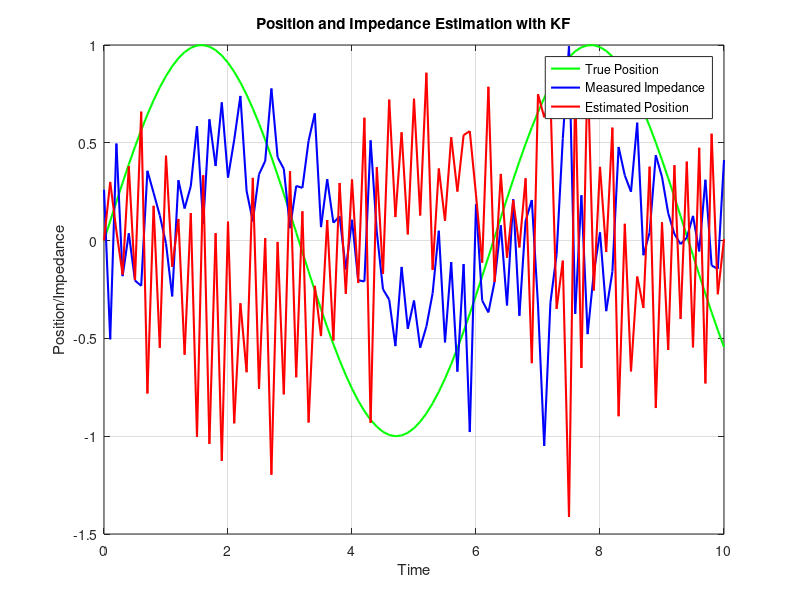

Source code (MATLAB):
%% Theoretical Simulation with Transfer Function and Kalman Filter

% Define Transfer Function H(s) = num(s)/den(s)
num = [1]; 
den = [1 3 2]; 
H = tf(num, den);

% Convert to State-Space Representation
H_ss = ss(H);
[A, B, C, D] = ssdata(H_ss);

% Constants and Initializations
R = 0.1;  % Measurement noise covariance
Q = 0.01; % Process noise covariance
P = 1;    % Initial estimate of position uncertainty
x_est = zeros(2, 1);  % Initial state estimate

% Time vector
t = 0:0.1:10;

% True position (a sine wave for variation) and simulated impedance
true_position = sin(t);
Z_true = lsim(H, true_position, t); % Generating true impedance using the transfer function
Z_meas = Z_true + sqrt(R)*randn(size(Z_true)); % Add measurement noise

% Initialize arrays to store estimated positions
estimated_position = zeros(size(true_position));

% Kalman Filter Loop
for k = 2:length(t)
    % Prediction Step
    x_pred = A * x_est(:, k-1); % Predicted state estimate
    P_pred = A * P * A' + Q;     % Predicted error covariance
    
    % Update Step
    K = P_pred * C' / (C * P_pred * C' + R); % Kalman Gain
    x_est(:, k) = x_pred + K * (Z_meas(k) - C * x_pred); % Corrected state estimate
    P = (1 - K * C) * P_pred; % Updated error covariance
    
    % Store the estimated position
    estimated_position(k) = x_est(1, k); % Assuming position is the first state
end

% Visualization
figure;
plot(t, true_position, 'g', 'LineWidth', 1.5); hold on;
plot(t, Z_meas, 'b', 'LineWidth', 1.5);
plot(t, estimated_position, 'r', 'LineWidth', 1.5);
legend('True Position', 'Measured Impedance', 'Estimated Position');
xlabel('Time');
ylabel('Position/Impedance');
title('Position and Impedance Estimation with KF');
grid on;
